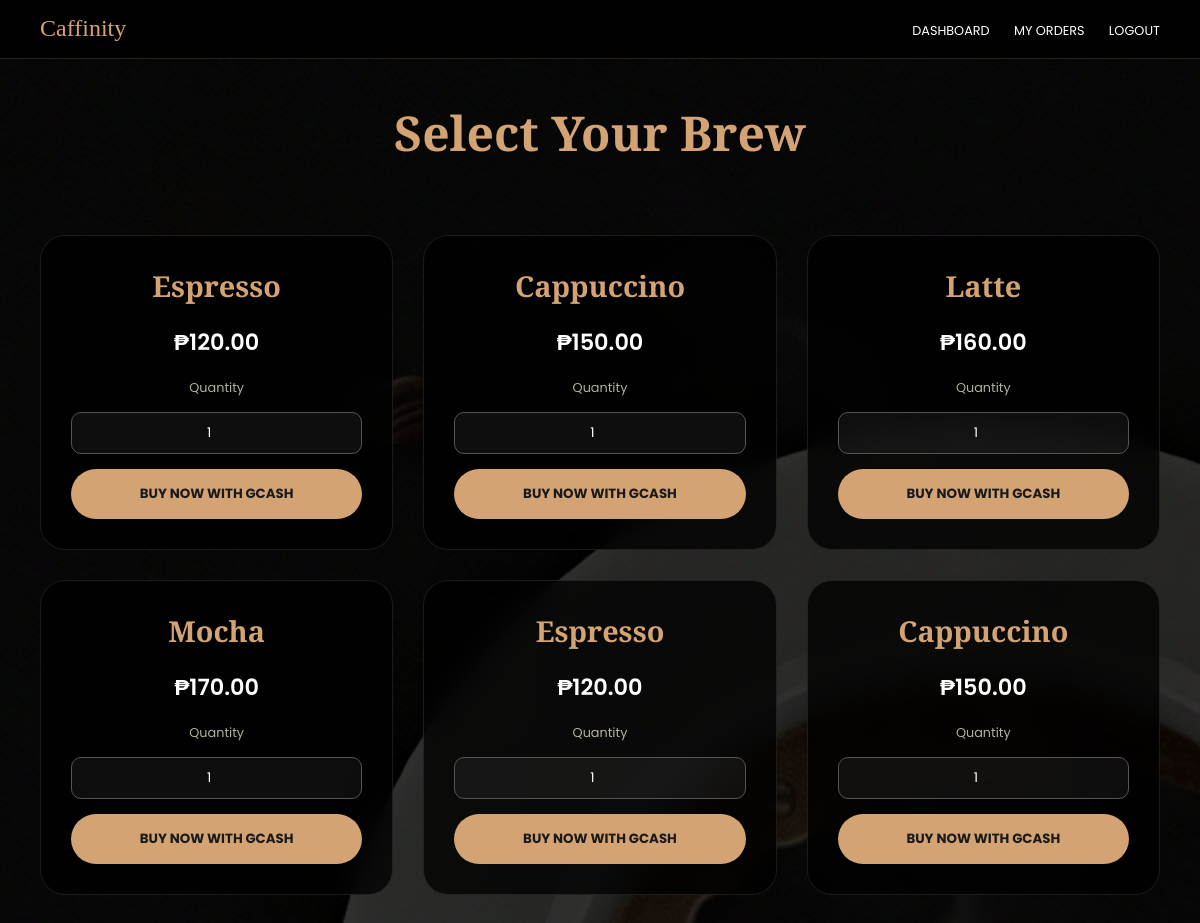
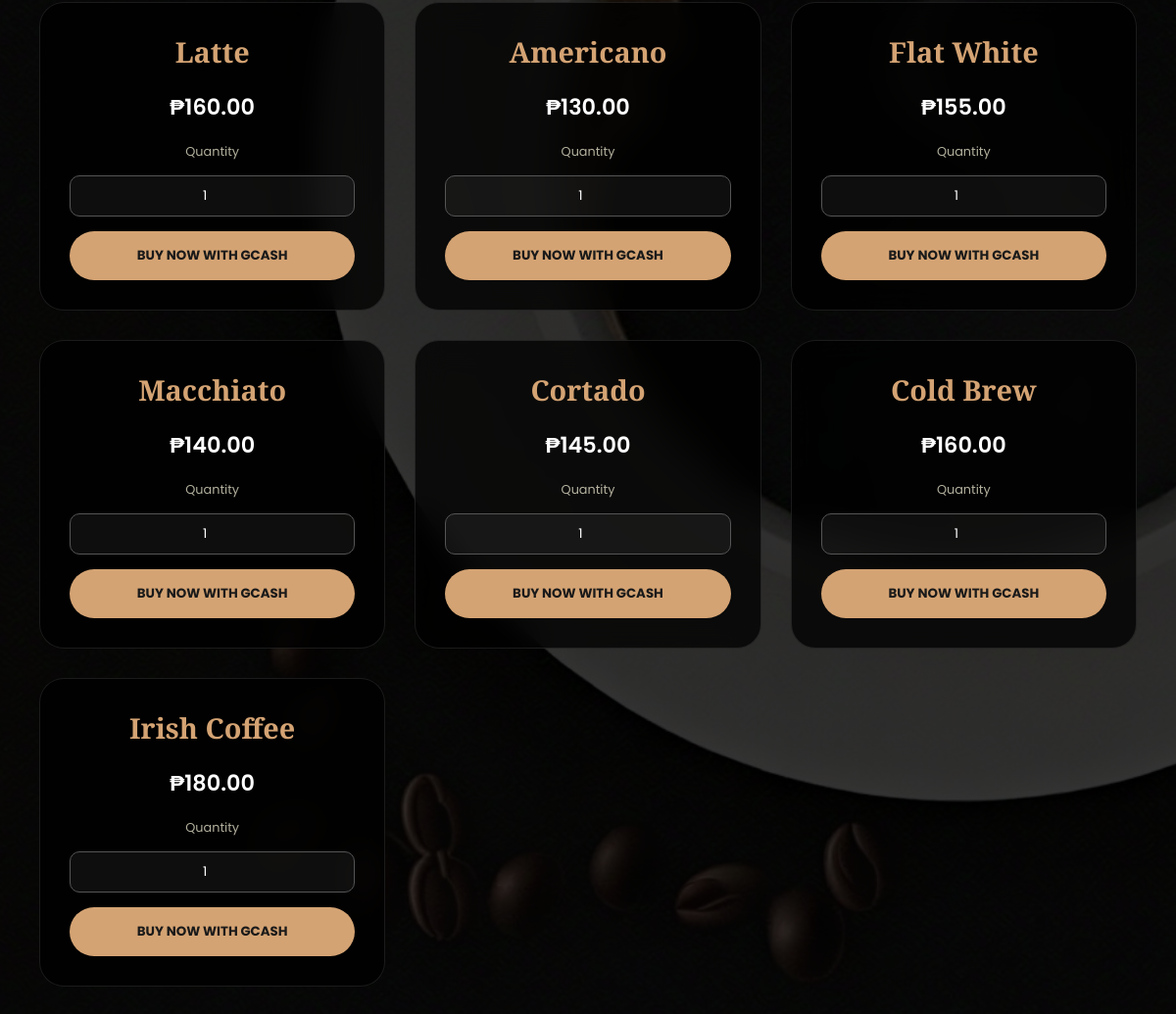
Screenshot of /cafinity/place_order.php (signed in) with the database file from the repository (2 pictures, top to bottom).
### tables this page shows
CREATE TABLE `coffee` (
  `id` int(11) NOT NULL,
  `name` varchar(100) NOT NULL,
  `price` decimal(6,2) NOT NULL,
  `image` varchar(255) NOT NULL,
  `rating` int(11) DEFAULT 5
);

### cafinity/place_order.php (the view, shortened to what this page needs)
<?php
require "db.php";
$stmt = $pdo->query("SELECT * FROM coffee");
$coffees = $stmt->fetchAll(PDO::FETCH_ASSOC);
?>
<!DOCTYPE html>
<html lang="en">
<head>
</head>
<body>
    <nav class="top-nav">
        <div class="nav-left"><span>Caffinity</span></div>
        <div class="nav-right">
            <a href="dashboard.php">Dashboard</a>
            <a href="my_orders.php">My Orders</a>
            <a href="logout.php">Logout</a>
        </div>
    </nav>
    <h1>Select Your Brew</h1>
    <div class="menu-container">
        <?php foreach ($coffees as $item): ?>
            <div class="coffee-card">
                <div>
                    <h3><?php echo htmlspecialchars($item['name']); ?></h3>
                    <div class="price">₱<?php echo number_format($item['price'], 2); ?></div>
                </div>
                <form class="order-form" method="POST">
                    <label style="font-size: 0.8rem; opacity: 0.7;">Quantity</label>
                    <input type="number" name="quantity" class="qty-input" value="1" min="1" max="10">
                    <button type="submit" name="buy_now" class="btn-buy">Buy Now with GCash</button>
                </form>
            </div>
        <?php endforeach; ?>
    </div>
</body>
</html>

### cafinity/place_order.php (style rules this page uses)
:root { --primary-gold: #d4a373; --glass: rgba(0, 0, 0, 0.75); --text: #fefae0; }
* { box-sizing: border-box; margin: 0; padding: 0; font-family: 'Poppins', sans-serif; }
body { min-height: 100vh; background: linear-gradient(rgba(0,0,0,0.8), rgba(0,0,0,0.8)), url('bgindex.JPG') no-repeat center center fixed; background-size: cover; color: var(--text); padding: 100px 20px; }
.top-nav { position: fixed; top: 0; left: 0; width: 100%; padding: 15px 40px; display: flex; justify-content: space-between; align-items: center; background: rgba(0, 0, 0, 0.8); backdrop-filter: blur(15px); z-index: 1000; border-bottom: 1px solid rgba(212, 163, 115, 0.2); }
.nav-left span { font-family: 'Playfair Display'; color: var(--primary-gold); font-size: 1.5rem; }
.nav-right a { color: #fff; text-decoration: none; margin-left: 20px; font-size: 0.8rem; text-transform: uppercase; }
.menu-container { max-width: 1200px; margin: 0 auto; display: grid; grid-template-columns: repeat(auto-fit, minmax(300px, 1fr)); gap: 30px; padding: 20px; }
.coffee-card { background: var(--glass); backdrop-filter: blur(15px); border-radius: 25px; border: 1px solid rgba(255,255,255,0.1); padding: 30px; text-align: center; transition: 0.4s; display: flex; flex-direction: column; justify-content: space-between; }
.coffee-card h3 { font-family: 'Playfair Display'; color: var(--primary-gold); font-size: 1.8rem; margin-bottom: 10px; }
.price { font-size: 1.4rem; font-weight: 600; color: #fff; margin-bottom: 20px; }
.order-form { display: flex; flex-direction: column; gap: 15px; }
.qty-input { background: rgba(255,255,255,0.05); border: 1px solid #555; color: #fff; padding: 10px; border-radius: 10px; text-align: center; }
.btn-buy { background: var(--primary-gold); color: #1a1a1a; padding: 15px; border-radius: 50px; border: none; font-weight: 700; cursor: pointer; text-transform: uppercase; transition: 0.3s; }
h1 { font-family: 'Playfair Display'; text-align: center; font-size: 3rem; color: var(--primary-gold); margin-bottom: 50px; }

### rows the page displays
coffee: name "Espresso", price "120.00"
coffee: name "Cappuccino", price "150.00"
coffee: name "Latte", price "160.00"
coffee: name "Mocha", price "170.00"
coffee: name "Espresso", price "120.00"
coffee: name "Cappuccino", price "150.00"
coffee: name "Latte", price "160.00"
coffee: name "Americano", price "130.00"
coffee: name "Flat White", price "155.00"
coffee: name "Macchiato", price "140.00"
coffee: name "Cortado", price "145.00"
coffee: name "Cold Brew", price "160.00"
coffee: name "Irish Coffee", price "180.00"
